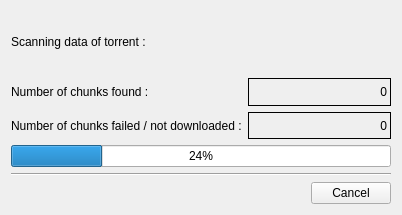
<ui version="4.0" >
 <class>ScanDlgBase</class>
 <widget class="QWidget" name="ScanDlgBase" >
  <property name="geometry" >
   <rect>
    <x>0</x>
    <y>0</y>
    <width>402</width>
    <height>215</height>
   </rect>
  </property>
  <property name="windowTitle" >
   <string>ScanDlgBase</string>
  </property>
  <layout class="QGridLayout" >
   <item row="0" column="0" >
    <widget class="QLabel" name="torrent_label" >
     <property name="text" >
      <string>Scanning data of torrent :</string>
     </property>
     <property name="wordWrap" >
      <bool>false</bool>
     </property>
    </widget>
   </item>
   <item row="1" column="0" >
    <layout class="QHBoxLayout" >
     <item>
      <layout class="QVBoxLayout" >
       <item>
        <widget class="QLabel" name="textLabel2" >
         <property name="text" >
          <string>Number of chunks found :</string>
         </property>
         <property name="wordWrap" >
          <bool>false</bool>
         </property>
        </widget>
       </item>
       <item>
        <widget class="QLabel" name="textLabel3" >
         <property name="text" >
          <string>Number of chunks failed / not downloaded :</string>
         </property>
         <property name="wordWrap" >
          <bool>false</bool>
         </property>
        </widget>
       </item>
      </layout>
     </item>
     <item>
      <layout class="QVBoxLayout" >
       <item>
        <widget class="QLabel" name="chunks_found" >
         <property name="minimumSize" >
          <size>
           <width>100</width>
           <height>0</height>
          </size>
         </property>
         <property name="frameShape" >
          <enum>QFrame::Box</enum>
         </property>
         <property name="text" >
          <string>0</string>
         </property>
         <property name="alignment" >
          <set>Qt::AlignRight|Qt::AlignTrailing|Qt::AlignVCenter</set>
         </property>
         <property name="wordWrap" >
          <bool>false</bool>
         </property>
        </widget>
       </item>
       <item>
        <widget class="QLabel" name="chunks_failed" >
         <property name="minimumSize" >
          <size>
           <width>100</width>
           <height>0</height>
          </size>
         </property>
         <property name="frameShape" >
          <enum>QFrame::Box</enum>
         </property>
         <property name="frameShadow" >
          <enum>QFrame::Plain</enum>
         </property>
         <property name="text" >
          <string>0</string>
         </property>
         <property name="alignment" >
          <set>Qt::AlignRight|Qt::AlignTrailing|Qt::AlignVCenter</set>
         </property>
         <property name="wordWrap" >
          <bool>false</bool>
         </property>
        </widget>
       </item>
      </layout>
     </item>
    </layout>
   </item>
   <item row="2" column="0" >
    <widget class="QProgressBar" name="progress" >
     <property name="value" >
      <number>24</number>
     </property>
    </widget>
   </item>
   <item row="3" column="0" >
    <widget class="Line" name="line1" >
     <property name="frameShape" >
      <enum>QFrame::HLine</enum>
     </property>
     <property name="frameShadow" >
      <enum>QFrame::Sunken</enum>
     </property>
    </widget>
   </item>
   <item row="4" column="0" >
    <layout class="QHBoxLayout" >
     <item>
      <spacer>
       <property name="orientation" >
        <enum>Qt::Horizontal</enum>
       </property>
       <property name="sizeHint" >
        <size>
         <width>40</width>
         <height>20</height>
        </size>
       </property>
      </spacer>
     </item>
     <item>
      <widget class="KPushButton" name="cancel" >
       <property name="text" >
        <string>Cancel</string>
       </property>
      </widget>
     </item>
    </layout>
   </item>
  </layout>
 </widget>
 <customwidgets>
  <customwidget>
   <class>KPushButton</class>
   <extends>QPushButton</extends>
   <header>kpushbutton.h</header>
  </customwidget>
 </customwidgets>
 <resources/>
 <connections/>
</ui>
